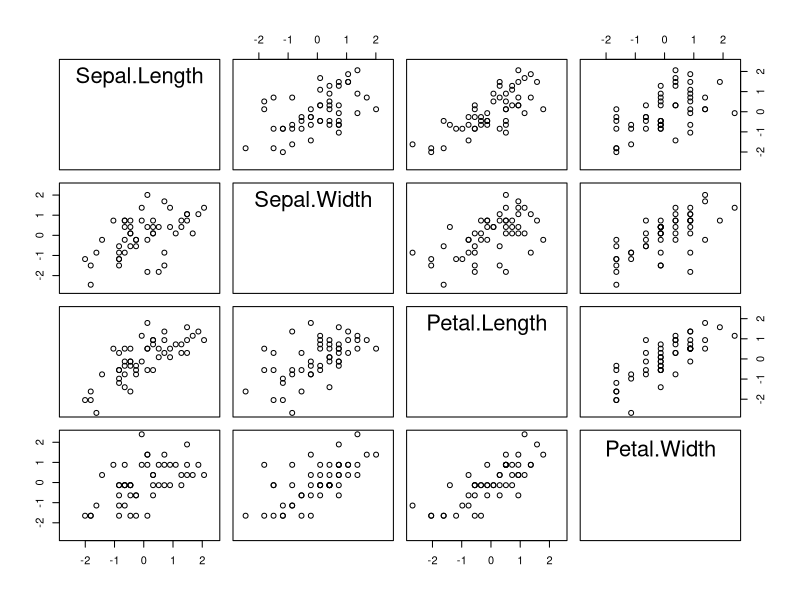
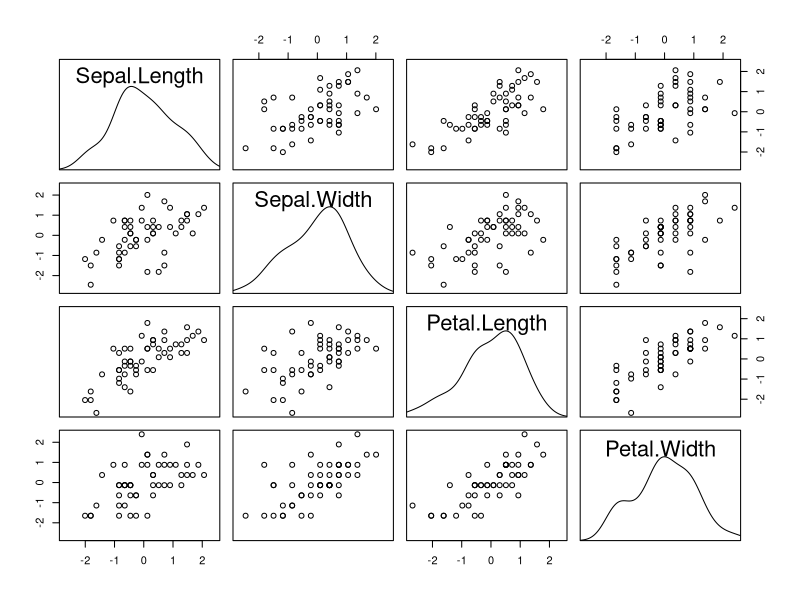
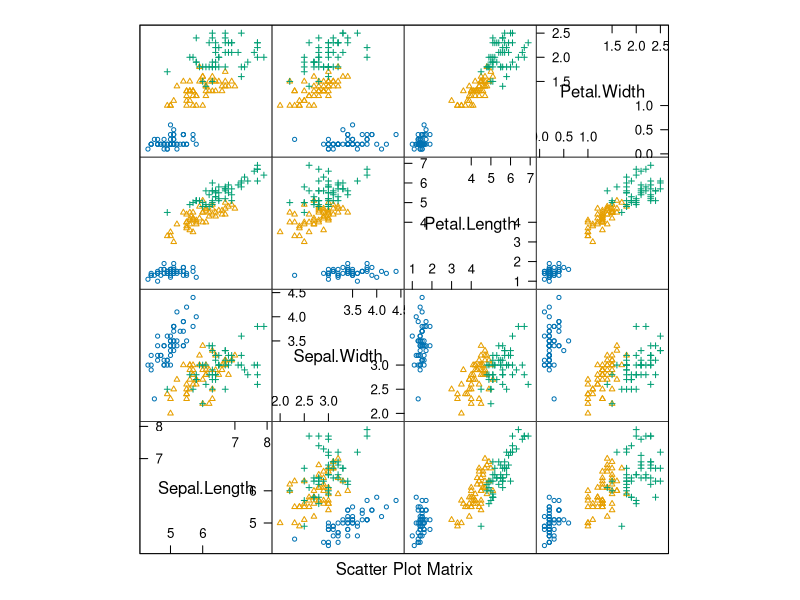
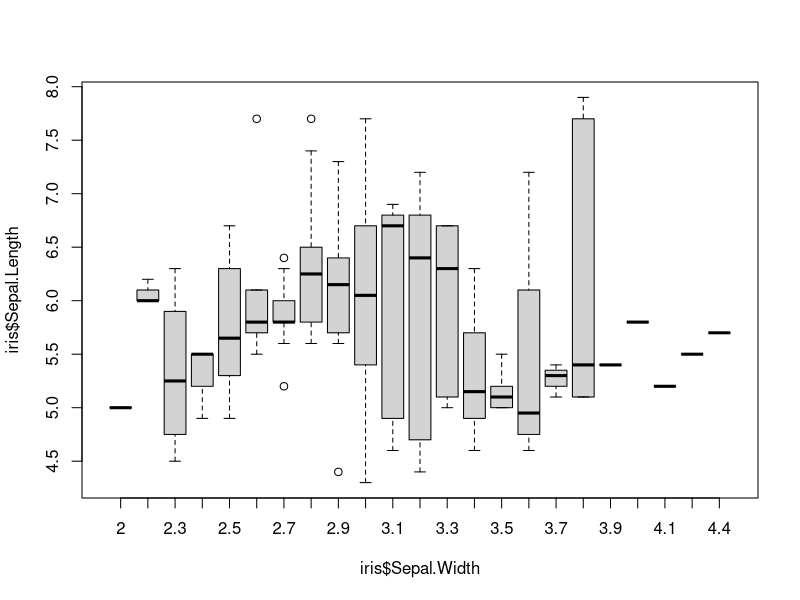
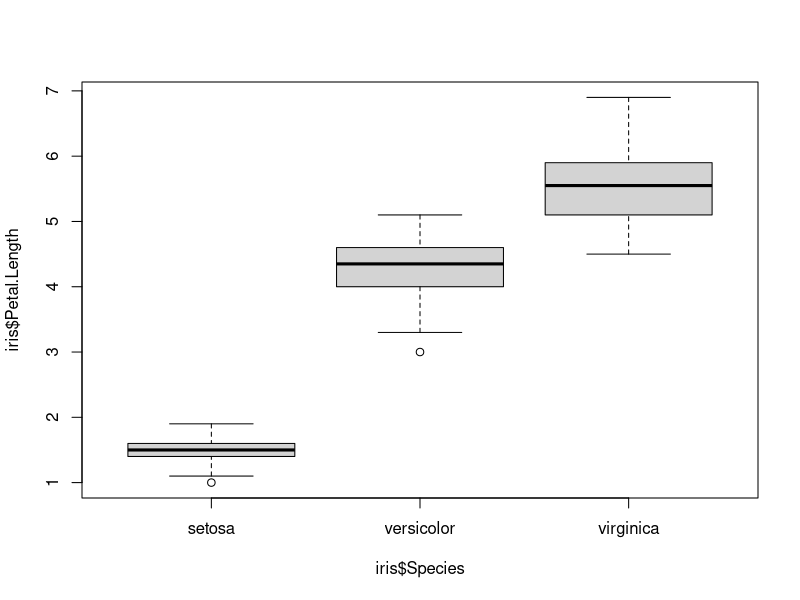
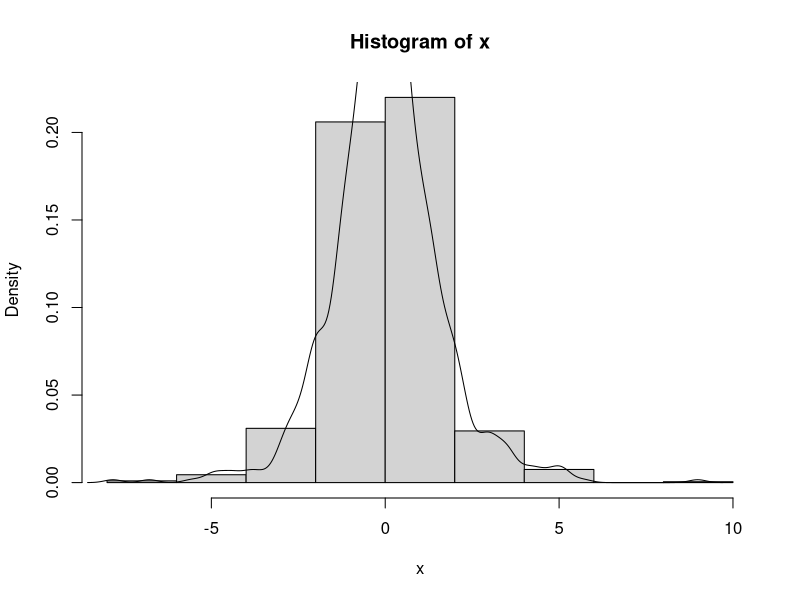

The R source for these figures, in order:
## ---- chunk 1
library(knitr)
# set global chunk options: images will be 7x5 inches
knitr::opts_chunk$set(fig.width=7, fig.height=5)
options(digits = 4)


## indents are for indenting r code as formatted text
## They may need to be adjusted depending on your OS
# if your output looks odd, increase or decrease indent
indent1 = '    '
indent2 = '        '
indent3 = '            '
#library(tidyverse)
#library(reshape2)
## ---- chunk 2
data("iris")
# Your solution here
panel.d <- function(x, ...){
    usr <- par('usr'); on.exit(par(usr));
}

x <- scale(iris[iris$Species == 'versicolor', 1:4])
r <- range(x)
pairs(x, diag.panel=panel.d,xlim=r, ylim=r)
## ---- chunk 3
# Put Your solution here
panel.d <- function(x, ...){
    usr <- par('usr'); on.exit(par(usr));
    par(usr=c(usr[1:2], 0, .5))
    lines(density(x))
}

x <- scale(iris[iris$Species == 'versicolor', 1:4])
r <- range(x)
pairs(x, diag.panel=panel.d,xlim=r, ylim=r)
#library('GGally')
#ggpairs(iris)
## ---- chunk 4
# Put Your solution here
library(lattice)
splom(~iris[1:4], groups = Species, data = iris, pch = c(1,2,3), cex = c(.5, .5, .5))
## ---- chunk 5
# Put Your solution here

## ---- chunk 6
# Put Your solution here
boxplot(iris$Sepal.Length ~ iris$Sepal.Width)
boxplot(iris$Petal.Length ~ iris$Species)
## ---- chunk 7
set.seed(20)
# Put Your solution here
n <- 1000
u <- runif(n)
#if(u > 0.5){
#  x[u>=0.5] <- (-log(2-2*u[u>0.5]))
#} else {
#  x[u<0.5] <- log(2*u[u<0.5])
#}
x[u>=0.5] <- (-log(2-2*u[u>0.5]))
x[u<0.5] <- log(2*u[u<0.5])

hist(x, prob = TRUE)
lines(density(x), prob=T)
## ---- chunk 8
set.seed(25)
# Put Your solution here
m <- 10000
theta.hat <- se <- numeric(2)
g <- function(x){
  x*exp(-x)/(1+x^2)
}

# f1
x <- runif(m, 0, 2)
fg <- g(x) * 2
theta.hat[1] <- mean(fg)
se[1] <- sd(fg)

# f2
u <- runif(m)
x <- sqrt(5^u-1)
fg <- g(x) / (2*x/(log(5)*(1+x^2)))
theta.hat[2] <- mean(fg)
se[2] <- sd(fg)
round(rbind(theta.hat, se), 3)
